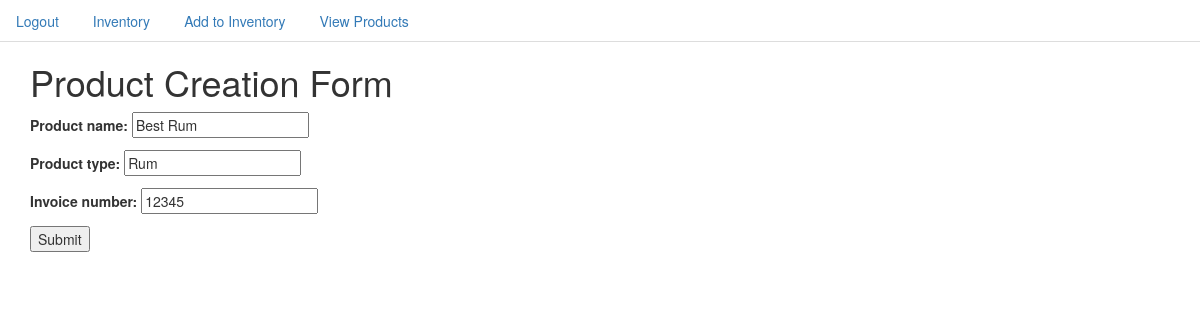
The page /product/update/1 (signed in) on the database its author committed.
### inventory/models.py (models this page shows, shortened)
class Product(models.Model):
    product_name = models.CharField(max_length=50)
    product_type = models.CharField(max_length=50)
    invoice_number = models.IntegerField()

### inventory/views.py (the view)
# urls.py: url(r'^product/update/(?P<pk>\d+)$', ProductUpdateView.as_view(), name="product_update_view"),
class ProductUpdateView(LoginRequiredMixin, UpdateView):
    model = Product
    fields = ['product_name', 'product_type', 'invoice_number']
    success_url = reverse_lazy("product_list_view")

### templates/inventory/product_form.html (shortened to what this page needs)
{% extends 'base.html' %}
{% block content %}
<div class="container">
<h1>Product Creation Form </h1>
<form action="" method="post">
    {{ form.as_p }}
    <input type="submit" value="Submit" />
</form>
</div>
{% endblock %}

### templates/base.html (style rules this page uses)
body { background-color: white; }

### rows shown on the page
Product: product_name "Best Rum", product_type "Rum", invoice_number "12345"
